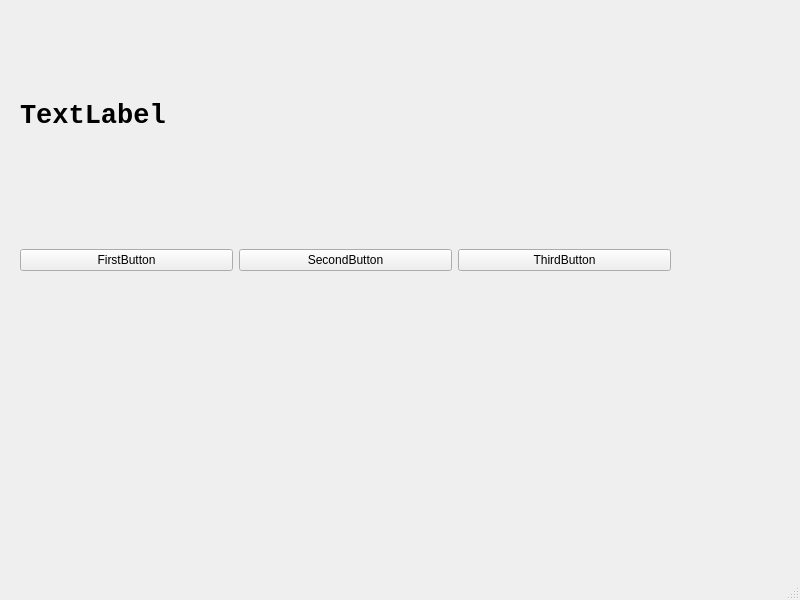
<?xml version="1.0" encoding="UTF-8"?>
<ui version="4.0">
 <class>MainWindow</class>
 <widget class="QMainWindow" name="MainWindow">
  <property name="geometry">
   <rect>
    <x>0</x>
    <y>0</y>
    <width>800</width>
    <height>600</height>
   </rect>
  </property>
  <property name="windowTitle">
   <string>MainWindow</string>
  </property>
  <widget class="QWidget" name="centralwidget">
   <widget class="QWidget" name="horizontalLayoutWidget">
    <property name="geometry">
     <rect>
      <x>20</x>
      <y>170</y>
      <width>651</width>
      <height>181</height>
     </rect>
    </property>
    <layout class="QHBoxLayout" name="horizontalLayout">
     <item>
      <widget class="QPushButton" name="pushButton_3">
       <property name="text">
        <string>FirstButton</string>
       </property>
      </widget>
     </item>
     <item>
      <widget class="QPushButton" name="pushButton_2">
       <property name="text">
        <string>SecondButton</string>
       </property>
      </widget>
     </item>
     <item>
      <widget class="QPushButton" name="pushButton">
       <property name="text">
        <string>ThirdButton</string>
       </property>
      </widget>
     </item>
    </layout>
   </widget>
   <widget class="QLabel" name="label">
    <property name="geometry">
     <rect>
      <x>20</x>
      <y>80</y>
      <width>561</width>
      <height>71</height>
     </rect>
    </property>
    <property name="font">
     <font>
      <family>Consolas</family>
      <pointsize>20</pointsize>
      <weight>75</weight>
      <bold>true</bold>
     </font>
    </property>
    <property name="text">
     <string>TextLabel</string>
    </property>
   </widget>
  </widget>
  <widget class="QMenuBar" name="menubar">
   <property name="geometry">
    <rect>
     <x>0</x>
     <y>0</y>
     <width>800</width>
     <height>21</height>
    </rect>
   </property>
  </widget>
  <widget class="QStatusBar" name="statusbar"/>
 </widget>
 <resources/>
 <connections>
  <connection>
   <sender>pushButton_3</sender>
   <signal>clicked()</signal>
   <receiver>MainWindow</receiver>
   <slot>firstClick()</slot>
   <hints>
    <hint type="sourcelabel">
     <x>57</x>
     <y>282</y>
    </hint>
    <hint type="destinationlabel">
     <x>111</x>
     <y>346</y>
    </hint>
   </hints>
  </connection>
  <connection>
   <sender>pushButton_2</sender>
   <signal>clicked()</signal>
   <receiver>MainWindow</receiver>
   <slot>secondClick()</slot>
   <hints>
    <hint type="sourcelabel">
     <x>263</x>
     <y>285</y>
    </hint>
    <hint type="destinationlabel">
     <x>390</x>
     <y>355</y>
    </hint>
   </hints>
  </connection>
  <connection>
   <sender>pushButton</sender>
   <signal>clicked()</signal>
   <receiver>MainWindow</receiver>
   <slot>thirdClick()</slot>
   <hints>
    <hint type="sourcelabel">
     <x>493</x>
     <y>282</y>
    </hint>
    <hint type="destinationlabel">
     <x>628</x>
     <y>360</y>
    </hint>
   </hints>
  </connection>
 </connections>
 <slots>
  <slot>firstClick()</slot>
  <slot>secondClick()</slot>
  <slot>thirdClick()</slot>
 </slots>
</ui>
